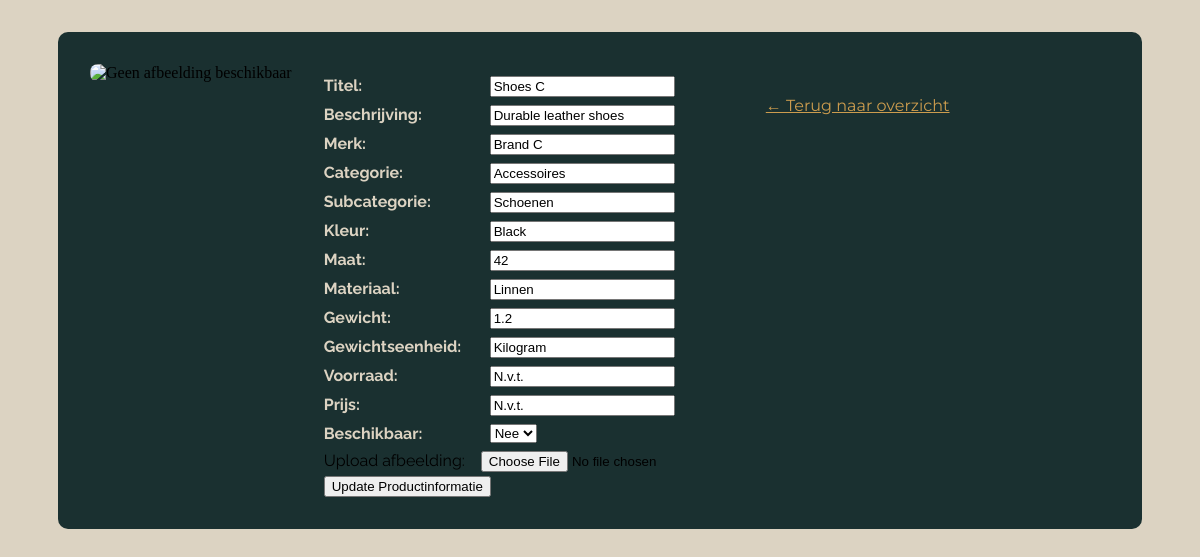
Screenshot of /admin/product.php?id=3 with the database file from the repository.
### tables this page shows
CREATE TABLE
    `Articles` (
        `ArticleID` INT NOT NULL AUTO_INCREMENT PRIMARY KEY,
        `Name` VARCHAR(50),
        `Size` VARCHAR(10),
        `Weight` FLOAT,
        `WeightUnit` ENUM ('Gram', 'Kilogram'),
        `Color` VARCHAR(20),
        `Description` TEXT,
        `Image` BLOB,
        `Category` ENUM ('Accessoires', 'Mannenkleding', 'Vrouwenkleding'),
        `SubCategory` ENUM (
            'Jurken',
            'T-Shirts',
            'Broeken',
            'Jassen',
            'Schoenen'
        ),
        `Material` ENUM (
            'Acryl',
            'Zijde',
            'Jute',
            'Katoen',
            'Linnen',
            'Spandex'
        ),
        `Brand` VARCHAR(50) NOT NULL,
        `Availability` BOOLEAN DEFAULT FALSE
    );

### public_html/admin/product.php (called while the page is built, shortened)
<?php
$data = require_once '../../project_root/Controllers/product_detail_controller.php';
extract($data);
require_once 'views/product_detail_view.php';

### project_root/Controllers/product_detail_controller.php (called while the page is built, shortened)
<?php
require_once __DIR__ . '/../repositories/ArticlesRepository.php';
$db = new Database();
$pdo = $db->getConnection();
$articlesRepo = new ArticlesRepository($pdo);
$id = (int) ($_GET['id'] ?? 0);
$artikel = $articlesRepo->findById($id);
$categorieClass = strtolower(str_replace(' ', '-', $artikel->getArticleCategory()));
return [
    'artikel' => $artikel,
    'categorieClass' => $categorieClass
];

### project_root/repositories/ArticlesRepository.php (called while the page is built, shortened)
<?php
require_once __DIR__ . '/../Models/Articles.php';
class ArticlesRepository
{
    private $pdo;
    public function __construct(PDO $pdo)
    {
        $this->pdo = $pdo;
    }
    public function findById(int $id): ?Articles
    {
        $stmt = $this->pdo->prepare("SELECT * FROM articles WHERE ArticleID = :id");
        $stmt->execute(['id' => $id]);
        $row = $stmt->fetch(PDO::FETCH_ASSOC);
        if ($row) {
            return new Articles(
                $row['ArticleID'],
                $row['Name'],
                $row['Size'],
                (float) $row['Weight'],
                $row['WeightUnit'],
                $row['Color'],
                $row['Description'],
                $row['Image'],
                $row['Category'],
                $row['SubCategory'],
                $row['Material'],
                $row['Brand'],
                (bool) $row['Availability']
            );
        }
        return null;
    }
}

### project_root/Models/Articles.php (called while the page is built, shortened)
<?php
class Articles
{
    private int $articleID;
    private string $articleName;
    private string $size;
    private float $weight;
    private string $weightUnit;
    private string $color;
    private string $articleDescription;
    private ?string $articleImagePath;
    private string $articleCategory;
    private string $articleSubCategory;
    private string $articleMaterial;
    private string $articleBrand;
    private bool $articleAvailability;
    public function __construct(int $articleID, string $articleName, string $size, float $weight, string $weightUnit, string $color, string $articleDescription, ?string $articleImagePath, string $articleCategory, string $articleSubCategory, string $articleMaterial, string $articleBrand, bool $articleAvailability, $crudModel = null)
    {
        $this->articleID = $articleID;
        $this->articleName = $articleName;
        $this->size = $size;
        $this->weight = $weight;
        $this->weightUnit = $weightUnit;
        $this->color = $color;
        $this->articleDescription = $articleDescription;
        $this->articleImagePath = $articleImagePath;
        $this->articleCategory = $articleCategory;
        $this->articleSubCategory = $articleSubCategory;
        $this->articleMaterial = $articleMaterial;
        $this->articleBrand = $articleBrand;
        $this->articleAvailability = $articleAvailability;
    }
    public function imageExists(): bool {
    $serverPath = __DIR__ . '/../../public_html/Images/productImages/' . $this->articleID . '.jpg';
    return file_exists($serverPath);
    }
    public function createAssociativeArray(){
        $articlesArray = array(
            'ArticleID' => $this->articleID,
            'Name' => $this->articleName,
            'Size' => $this->size,
            'Weight' => $this->weight,
            'WeightUnit' => $this->weightUnit,
            'Color' => $this->color,
            'Description' => $this->articleDescription,
            'Image' => $this->articleImagePath,
            'Category' => $this->articleCategory,
            'SubCategory' => $this->articleSubCategory,
            'Material' => $this->articleMaterial,
            'Brand' => $this->articleBrand,
            'Availability' => $this->articleAvailability
        );
        return $articlesArray;
    }
    public function getArticleName() { return $this->articleName; }
    public function getWeight() { return $this->weight; }
    public function getWeightUnit() { return $this->weightUnit; }
    public function getColor() { return $this->color; }
    public function getSize() { return $this->size; }
    public function getArticleDescription() { return $this->articleDescription; }
    public function getArticleCategory() { return $this->articleCategory; }
    public function getArticleSubCategory() { return $this->articleSubCategory; }
    public function getArticleMaterial() { return $this->articleMaterial; }
    public function getArticleBrand() { return $this->articleBrand; }
    public function getArticleAvailability() { return $this->articleAvailability; }
}
?>

### project_root/Helpers/ViewHelper.php (called while the page is built, shortened)
<?php
class ViewHelper
{
    public static function e($value): string
    {
        return htmlspecialchars((string)$value, ENT_QUOTES, 'UTF-8');
    }
}

### public_html/admin/views/product_detail_view.php (the view, shortened to what this page needs)
<?php
require_once __DIR__ . '/../../../project_root/Helpers/ViewHelper.php';
?>
<!DOCTYPE html>
<html lang="nl">
<head>
   <link rel="stylesheet" href="../../public_html/css/styles.css">
   <link rel="stylesheet" href="../../public_html/css/product.css">
</head>
<body>
<main>
    <div class="product-detail-container <?= $categorieClass; ?>">
    <div class="product-detail-layout">
        <div class="product-detail-image">
            <?php if ($artikel->imageExists()): ?>
                <img src="../../public_html/<?= $artikel->getImageUrl(); ?>" alt="Afbeelding van <?= htmlspecialchars($artikel->getArticleName()); ?>">
            <?php else: ?>
                <img src="Images/placeholder.jpg" alt="Geen afbeelding beschikbaar">
            <?php endif; ?>
        </div>
        <form action="../../project_root/Controllers/product_update_controller.php" method="post" enctype="multipart/form-data">
        <ul class="product-attributes">
            <li><input type="hidden" id="productID" name="productID" value="<?= ViewHelper::e($artikel->getArticleID()); ?>"></li>
            <li><div class="attr-label">Titel:</div><input type="text" id="productName" name="productName" value="<?= ViewHelper::e($artikel->getArticleName()); ?>" required></li>
            <li><div class="attr-label">Beschrijving:</div><input type="text" id="productDescription" name="productDescription" value="<?= ViewHelper::e($artikel->getArticleDescription()); ?>" required></li>
            <li><div class="attr-label">Merk:</div><input type="text" id="productBrand" name="productBrand" value="<?= ViewHelper::e($artikel->getArticleBrand()); ?>" required></li>
            <li><div class="attr-label">Categorie:</div><input type="text" id="productCategory" name="productCategory" value="<?= ViewHelper::e($artikel->getArticleCategory()); ?>" required></li>
            <li><div class="attr-label">Subcategorie:</div><input type="text" id="productSubCategory" name="productSubCategory" value="<?= ViewHelper::e($artikel->getArticleSubCategory()); ?>" required></li>
            <li><div class="attr-label">Kleur:</div><input type="text" id="productColor" name="productColor" value="<?= ViewHelper::e($artikel->getColor()); ?>" required></li>
            <li><div class="attr-label">Maat:</div><input type="text" id="productSize" name="productSize" value="<?= ViewHelper::e($artikel->getSize()); ?>" required></li>
            <li><div class="attr-label">Materiaal:</div><input type="text" id="productMaterial" name="productMaterial" value="<?= ViewHelper::e($artikel->getArticleMaterial()); ?>" required></li>
            <li><div class="attr-label">Gewicht:</div><input type="text" id="productWeight" name="productWeight" value="<?= ViewHelper::e($artikel->getWeight()); ?>" required></li>
            <li><div class="attr-label">Gewichtseenheid:</div><input type="text" id="productWeightUnit" name="productWeightUnit" value="<?= ViewHelper::e($artikel->getWeightUnit()); ?>" required></li>
            <li><div class="attr-label">Voorraad:</div><input type="text" id="productStock" name="productStock" value="<?= method_exists($artikel, 'getQuantityOfStock') ? ViewHelper::e($artikel->getQuantityOfStock()) : 'N.v.t.'; ?>" required></li>
            <li><div class="attr-label">Prijs:</div><input type="text" id="productPrice" name="productPrice" value="<?= method_exists($artikel, 'getPrice') ? '€' . number_format($artikel->getPrice(), 2, ',', '.') : 'N.v.t.'; ?>" required></li>
            <li><div class="attr-label">Beschikbaar:</div>
                <select id="productAvailability" name="productAvailability" required>
                    <option value="0" <?= !$artikel->getArticleAvailability() ? 'selected' : ''; ?>>Nee</option>
                </select>
            </li>
            <li><label for="file">Upload afbeelding:</label>
            <input type="file" name="imagePath" id="file" accept="image/jpeg"></li>
        </ul>
        <button type="submit" name="update">Update Productinformatie</button>
        </form>
        <a href="products.php" class="back-link">← Terug naar overzicht</a>
        </div>
    </div>
</main>
</body>
</html>

### public_html/css/styles.css (style rules this page uses)
body { margin: auto; background-color: #142227; }

### public_html/css/product.css (style rules this page uses)
body { margin: auto; background-color: #dcd3c2; }
.product-detail-container { width: 85%; margin: 2rem auto; padding: 2rem; background-color: #1a3030; border-radius: 10px; }
.product-detail-layout { display: flex; flex-wrap: wrap; gap: 2rem; }
.product-detail-image img { max-width: 400px; width: 100%; border-radius: 8px; }
.back-link { display: inline-block; margin-top: 2rem; color: #cc9c4e; font-family: "Montserrat", sans-serif; }
.product-attributes { list-style: none; padding: 0; margin: 0; }
.product-attributes li { display: flex; padding: 4px 0; font-family: "Raleway", sans-serif; gap: 1rem; align-items: flex-start; }
.attr-label { flex: 0 0 150px; font-weight: bold; color: #dcd3c2; }

### rows the page displays
articles: productName "Shoes C", productDescription "Durable leather shoes", productBrand "Brand C", productCategory "Accessoires", productSubCategory "Schoenen", productColor "Black", productSize "42", productMaterial "Linnen", productWeight "1.2", productWeightUnit "Kilogram"
